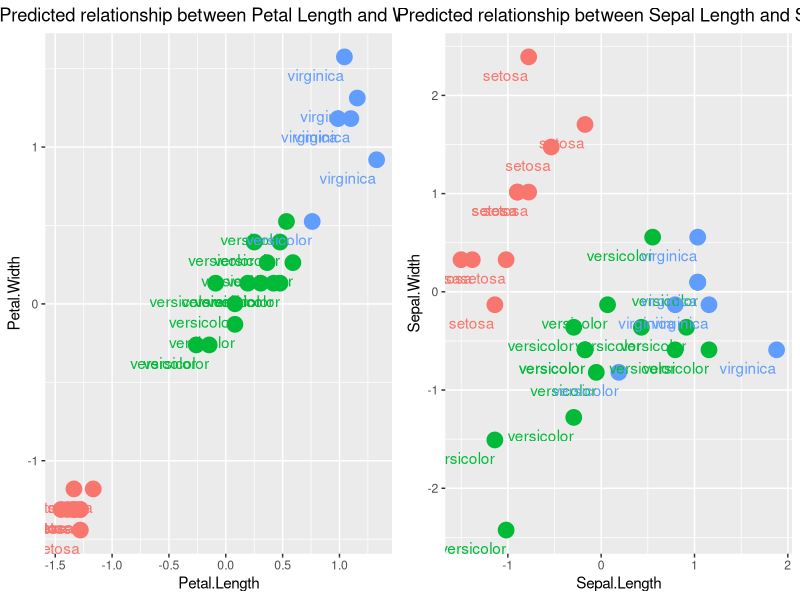

R code for this plot:
# https://github.com/PrinceShamim022/R_Projects_101

# K Nearest Neighbors implementation

# Importing the dataset
data = iris

row_labels = data[,5]

# Encoding the target feature as factor
data$Species <- as.numeric(data$Species)


# Scale the data since we will be using distance formulas on the data
# and we want to reduce complexity and computation when computing 
# especially when our datasets are huge!
data[,c("Sepal.Length","Sepal.Width","Petal.Length","Petal.Width")] <- scale(
  data[,c("Sepal.Length","Sepal.Width","Petal.Length","Petal.Width")])

# Split into test and train 80/20
set.seed(123)

size <- floor(0.8 *  nrow(data))


train_ind <- sample(seq_len(nrow(data)), size = size)

train_labels <- data[train_ind, 5]

data_train <- data[train_ind,1:4]
data_test <- data[-train_ind,1:4]

data_test_labels <- row_labels[-train_ind]
# Fit KNN Model
# Most popular package for using KNN models is the standard library class:
# https://www.rdocumentation.org/packages/DMwR/versions/0.4.1/topics/kNN
library(class)

predictions <- knn(train = data_train,
                   test = data_test,
                   cl = train_labels,
                   k= 11)

# Notice that I am only getting 2 dimensions 
plot_predictions <- data.frame(
  data_test$Sepal.Length,
  data_test$Sepal.Width,
  data_test$Petal.Length,
  data_test$Petal.Width,
  predicted = predictions)

colnames(plot_predictions) <- c("Sepal.Length",
                                "Sepal.Width",
                                "Petal.Length",
                                "Petal.Width",
                                'predicted')
# Visualize the KNN algorithm results.
library(ggplot2)
library(plyr)
require(gridExtra)



p1 <- ggplot(plot_predictions, aes(Petal.Length, Petal.Width, color = predicted, fill = predicted)) + 
  geom_point(size = 5) + 
  geom_text(aes(label=data_test_labels),hjust=1, vjust=2) +
  ggtitle("Predicted relationship between Petal Length and Width") +
  theme(plot.title = element_text(hjust = 0.5)) +
  theme(legend.position = "none")


p2 <- ggplot(plot_predictions, aes(Sepal.Length, Sepal.Width, color = predicted, fill = predicted)) + 
  geom_point(size = 5) + 
  geom_text(aes(label=data_test_labels),hjust=1, vjust=2) +
  ggtitle("Predicted relationship between Sepal Length and Sepal") +
  theme(plot.title = element_text(hjust = 0.5)) +
  theme(legend.position = "none")

grid.arrange(p1, p2, ncol=2)